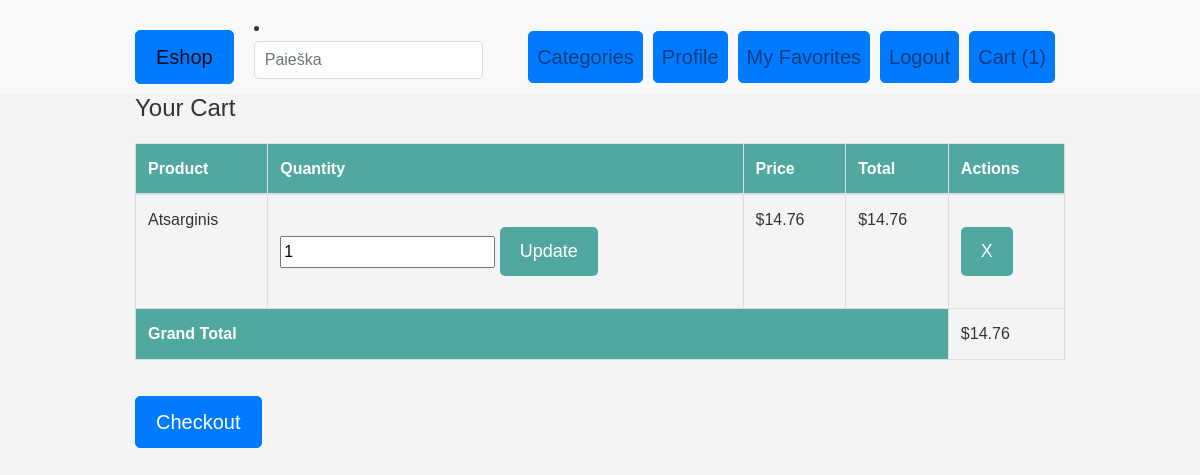
The app's page /cart-detail/ (signed in), older data.
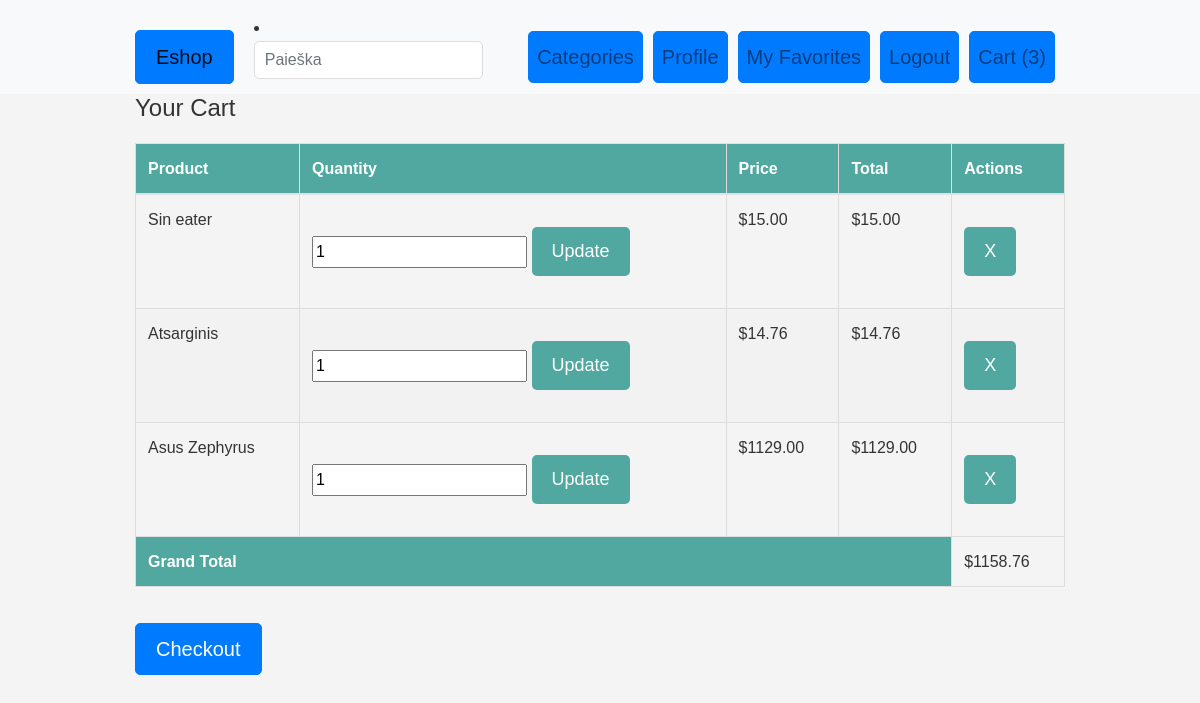
The same page, newer data.
### eshopas_app/models.py (models this page shows, shortened)
class Cart(models.Model):
    user = models.OneToOneField(User, on_delete=models.CASCADE)

class CartItem(models.Model):
    product = models.ForeignKey(Product, on_delete=models.CASCADE)
    quantity = models.PositiveIntegerField(default=1)
    created_at = models.DateTimeField(auto_now_add=True)
    cart = models.ForeignKey(Cart, on_delete=models.CASCADE, default=None)
    def total_price(self):
        return self.product.price * self.quantity

class Product(models.Model):
    product_id = models.IntegerField(default=0)
    name = models.CharField(max_length=100)
    price = models.DecimalField(max_digits=10, decimal_places=2)
    category = models.ForeignKey(Category, on_delete=models.CASCADE, default=1)
    image = models.ImageField(upload_to='product_images/', blank=True, null=True)
    thumbnail = ImageSpecField(source='image', processors=[ResizeToFill(150, 200)], format='JPEG', options={'quality': 90})
    is_featured = models.BooleanField(default=True)
    stock = models.PositiveIntegerField(default=0)
    description = models.TextField(blank=True)
    favorites = models.ManyToManyField(User, related_name='favorites', blank=True)

### eshopas_app/views.py (the view)
# urls.py: path('cart-detail/', views.cart_detail, name='cart_detail'),
@login_required
def cart_detail(request):
    user = request.user
    cart, created = Cart.objects.get_or_create(user=user)
    cart_items = CartItem.objects.filter(cart=cart)
    total_cart_value = sum(item.total_price() for item in cart_items)
    context = {
        'cart_items': cart_items,
        'total_cart_value': total_cart_value,
    }
    return render(request, 'cart_detail.html', context)

### eshopas_app/templates/cart_detail.html (shortened to what this page needs)
{% extends 'base.html' %}
{% load static %}
{% load myfilters %}
{% block content %}
    <h2>Your Cart</h2>
    <table class="table">
        <thead>
            <tr>
                <th>Product</th>
                <th>Quantity</th>
                <th>Price</th>
                <th>Total</th>
                <th>Actions</th>
            </tr>
        </thead>
        <tbody>
            {% for item in cart_items %}
                <tr>
                    <td>{{ item.product.name }}</td>
                    <td>
                        <form method="post" action="{% url 'update_quantity' item.product.id %}">
                            <input type="number" name="quantity" value="{{ item.quantity }}" min="1">
                            <button type="submit">Update</button>
                        </form>
                    </td>
                    <td>${{ item.product.price }}</td>
                    <td>${{ item.total_price }}</td>
                    <td>
                        <form method="post" action="{% url 'remove_item' item.product.id %}">
                            <button type="submit">X</button>
                        </form>
                    </td>
                </tr>
            {% endfor %}
        </tbody>
        <tfoot>
            <tr>
                <th colspan="4">Grand Total</th>
                <td>${{ total_cart_value }}</td>
            </tr>
        </tfoot>
    </table>
    <a href="{% url 'checkout' %}" class="btn btn-primary">Checkout</a>
{% endblock %}

### eshopas_app/templates/base.html (shortened to what this page needs)
<!DOCTYPE html>
{% load static %}
{% load cart_tags %}
{% load myfilters %}
<html lang="en">
<head>
    <link rel="stylesheet" href="https://stackpath.bootstrapcdn.com/bootstrap/4.1.3/css/bootstrap.min.css">
    <link rel="stylesheet" type="text/css" href="{% static 'css/styles.css' %}">
</head>
<body>
<nav class="navbar navbar-expand-lg navbar-light bg-light">
    <div class="container">
        <a class="navbar-brand btn btn-primary" href="/">Eshop</a>
        <li>
            <form action="{% url 'search' %}" method="get" class="form-inline my-2 my-md-0">
                <input name="query" class="form-control" type="text" placeholder="Paieška">
            </form>
        </li>
        <div class="collapse navbar-collapse" id="navbarNavAltMarkup">
            <div class="navbar-nav ml-auto">
                <a class="nav-item nav-link btn btn-primary" href="/category/">Categories</a>
                {% if user.is_authenticated %}
                    <a class="nav-item nav-link btn btn-primary" href="/profile/">Profile</a>
                    <a class="nav-item nav-link btn btn-primary" href="/my-favorites/">My Favorites</a>
                    <a class="nav-item nav-link btn btn-primary" href="/logout/">Logout</a>
                    {% if request.user.cart %}
                        <a class="nav-item nav-link btn btn-primary cart-link" href="/cart-detail/">
                            Cart ({{ request.user.cart.cartitem_set.count }})
                        </a>
                    {% else %}
                        <a class="nav-item nav-link btn btn-primary cart-link" href="/cart-detail/">
                            Cart (0)
                        </a>
                    {% endif %}
                {% else %}
                    <a class="nav-item nav-link btn btn-primary" href="{% url 'login' %}">Login</a>
                    <a class="nav-item nav-link btn btn-primary" href="/register/">Register</a>
                {% endif %}
            </div>
        </div>
    </div>
</nav>
<div class="container">
    {% block content %}
    {% endblock %}
</div>
</body>
</html>

### static/css/styles.css (style rules this page uses)
body { font-family: Arial, sans-serif; line-height: 1.6; color: #333; background-color: #f4f4f4; margin: 0; padding: 0; }
.container { width: 80%; margin: auto; overflow: hidden; }
form { margin: 20px 0; }
form input[type="text"], form input[type="email"], form textarea { width: 100%; padding: 10px; border-radius: 5px; border: 1px solid #ddd; }
button { display: inline-block; color: #fff; background-color: #50a8a0; padding: 10px 20px; border: none; border-radius: 5px; cursor: pointer; text-decoration: none; }
table { width: 100%; border-collapse: collapse; margin: 20px 0; }
table, th, td { border: 1px solid #ddd; }
th, td { text-align: left; padding: 15px; }
th { background-color: #50a8a0; color: white; }
tr:nth-child(even) { background-color: #f2f2f2; }
.btn { border-radius: 5px; padding: 8px 16px; font-size: 16px; text-align: center; text-decoration: none; cursor: pointer; transition: background-color 0.3s ease; }
.btn-primary { color: #ffffff; background-color: #007bff; border-color: #007bff; }
.navbar { padding: 10px 0; }
.navbar-brand { margin-right: 20px; }
.navbar-nav .btn { margin-right: 10px; }
.cart-link { position: relative; }
h2 { font-size: 24px; }
button { font-size: 18px; padding: 10px 20px; border: none; border-radius: 5px; cursor: pointer; }
a.btn-primary { font-size: 20px; margin-top: 20px; padding: 10px 20px; text-decoration: none; background-color: #007bff; color: #fff; border-radius: 5px; }

Row changes from the older to the newer data that the page shows:
added CartItem: product.name "Sin eater", quantity "1", product.price "15.00", total_price "15.00"
added CartItem: product.name "Asus Zephyrus", quantity "1", product.price "1129.00", total_price "1129.00"
Text that changed along with them:
{{ request.user.cart.cartitem_set.count }}: "1" → "3"
{{ total_cart_value }}: "14.76" → "1158.76"
